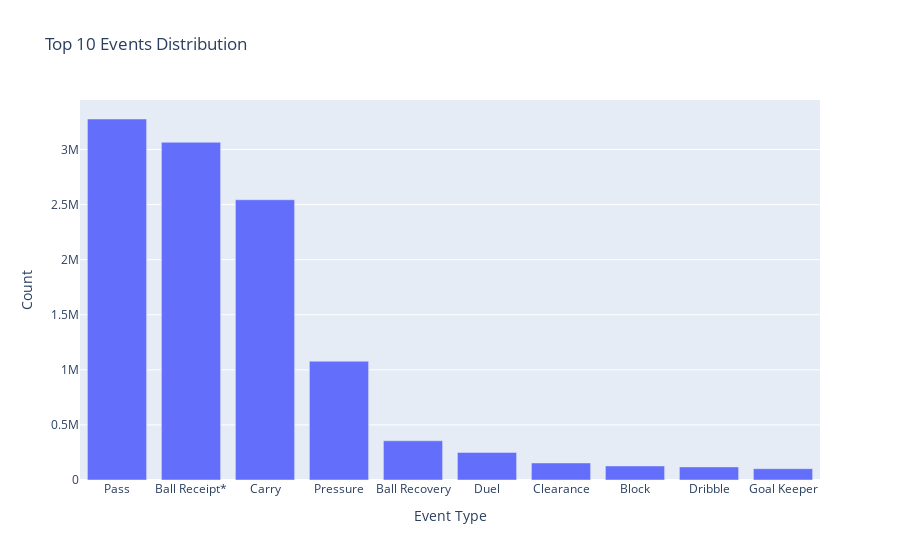

The notebook cell this image was saved under:
### Code cell
# Plot top 10 distrubition of events 
top_10_events_df = distribution_events_df.limit(10)

# Collect the DataFrame to a list of dictionaries
collect_top_10_events = [row.asDict() for row in top_10_events_df.collect()]

# Extract x and y values for plotting
event_types = [item["name"] for item in collect_top_10_events]
event_counts = [item["count"] for item in collect_top_10_events]

# Create the bar plot
fig = px.bar(x=event_types, y=event_counts, title="Top 10 Events Distribution", labels={"x": "Event Type", "y": "Count"})


fig.show()

### Figure 1 — Plotly figure (JSON) as saved in the notebook; plotly's stock layout.template omitted (floating-point values rounded to 4 significant figures)
{"data": [{"alignmentgroup": "True", "hovertemplate": "Event Type=%{x}<br>Count=%{y}<extra></extra>", "legendgroup": "", "marker": {"color": "#636efa", "pattern": {"shape": ""}}, "name": "", "offsetgroup": "", "orientation": "v", "showlegend": false, "textposition": "auto", "x": ["Pass", "Ball Receipt*", "Carry", "Pressure", "Ball Recovery", "Duel", "Clearance", "Block", "Dribble", "Goal Keeper"], "xaxis": "x", "y": [3276889, 3065871, 2543840, 1078359, 356058, 250553, 154668, 127618, 118883, 102794], "yaxis": "y", "type": "bar"}], "layout": {"xaxis": {"anchor": "y", "domain": [0.0, 1.0], "title": {"text": "Event Type"}}, "yaxis": {"anchor": "x", "domain": [0.0, 1.0], "title": {"text": "Count"}}, "legend": {"tracegroupgap": 0}, "title": {"text": "Top 10 Events Distribution"}, "barmode": "relative"}}
